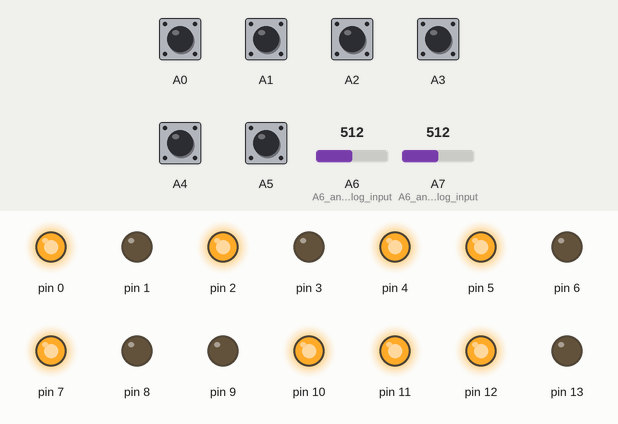
This program was run on a simulated Arduino Nano, built with avr-gcc and run on an emulated ATmega328P. Parts: output pins drawn as LEDs (lit = HIGH). The inputs (shaded band) are chosen by the test bench; at power-on: A0–5 HIGH, A6 (A6_and_7_are_analog_input) = 512, A7 (A6_and_7_are_analog_input) = 512.

Above: at 1.2 s.
1.3 s: A6 (A6_and_7_are_analog_input) set to 104
2.8 s: A6 (A6_and_7_are_analog_input) set to 89
At 3.4 s:
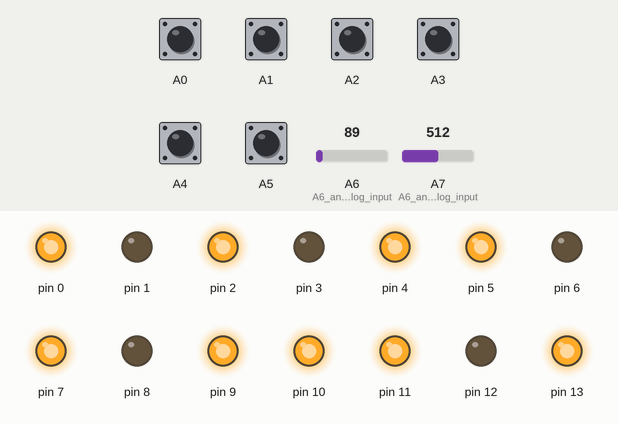
4.3 s: A7 (A6_and_7_are_analog_input) set to 107
5.8 s: A7 (A6_and_7_are_analog_input) set to 95
At 6.9 s:
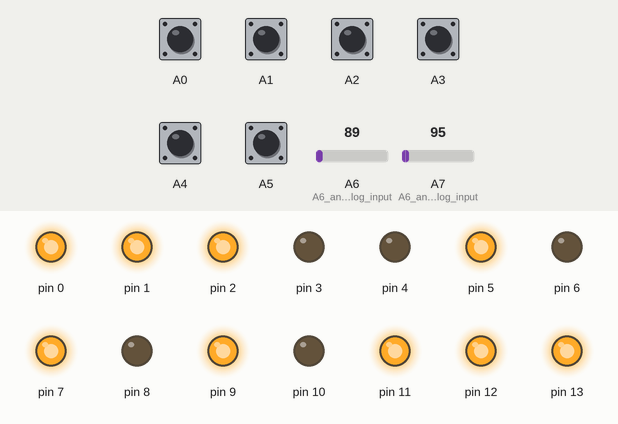
7.3 s: A0 pulled LOW for 0.15 s
At 7.37 s:
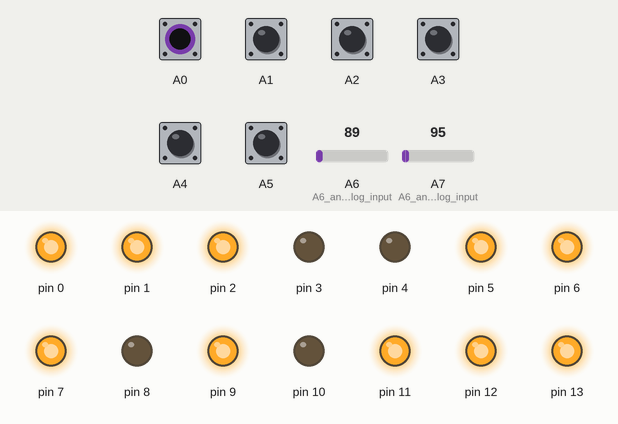
8.9 s: A1 pulled LOW for 0.15 s
At 8.97 s:
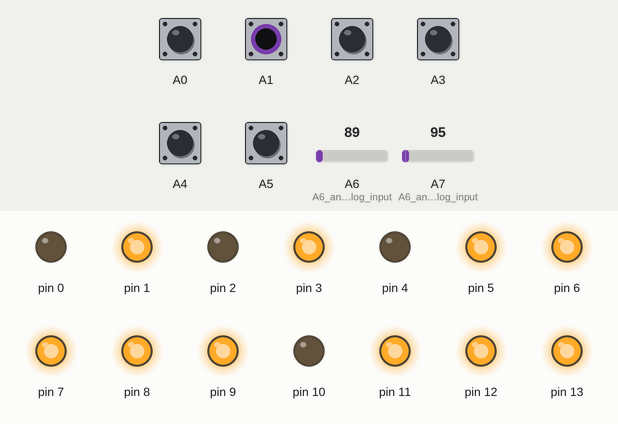
Timing chart, 0 to 11.5 s (numbered marks = the images above; inputs shaded):
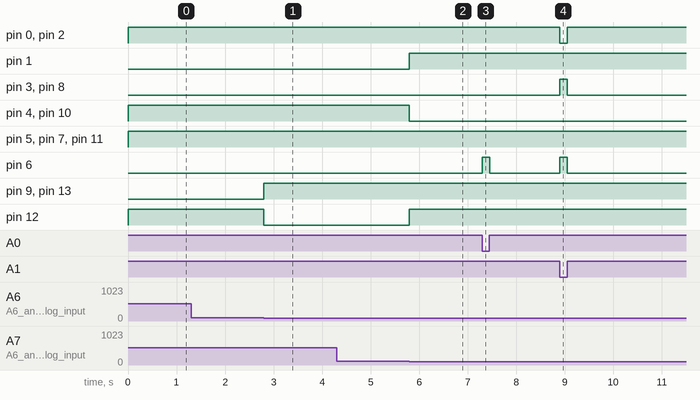

Measured:
- the behaviour switches between 100 and 99 on A6 (A6_and_7_are_analog_input) (found by bisection; images 0 and 1)
- the behaviour switches between 100 and 99 on A7 (A6_and_7_are_analog_input) (found by bisection; images 1 and 2)
- after the input at 1.3 s, every drawn part: stays the same
- after the input at 2.8 s, pin 9, pin 13: LOW → HIGH at once; pin 12: HIGH → LOW at once
- after the input at 4.3 s, every drawn part: stays the same
- after the input at 5.8 s, pin 1, pin 12: LOW → HIGH at once; pin 4, pin 10: HIGH → LOW at once
- after the input at 7.3 s, pin 6: LOW → HIGH at once, → LOW 0.15 s later
- after the input at 8.9 s, pin 0, pin 2: HIGH → LOW at once, → HIGH 0.15 s later; pin 3, pin 6, pin 8: LOW → HIGH at once, → LOW 0.15 s later

The program:

main.cpp
```cpp
#include <Arduino.h>

void setup() {
  Serial.end();
  pinMode(A0, INPUT_PULLUP);
  pinMode(A1, INPUT_PULLUP);
  pinMode(A2, INPUT_PULLUP);
  pinMode(A3, INPUT_PULLUP);
  pinMode(A4, INPUT_PULLUP);
  pinMode(A5, INPUT_PULLUP);
  pinMode(A6, INPUT); // A6 and 7 are analog input only without pullups...
  pinMode(A7, INPUT); // A6 and 7 are analog input only without pullups...
  for (uint8_t i = 0; i < 14; i++) {
    pinMode(i, OUTPUT);
  }
}
/*_       _  _       _   _  _   _   _   _       _      _  _
 | |   |  _| _| |_| |_  |_   | |_| |_| |_| |_  |   _| |_ |_
 |_|   | |_  _|   |  _| |_|  | |_|  _| | | |_| |_ |_| |_ |

  a
 f b
  g
 e c
  d
*/

void loop() {
  Serial.end();
  uint8_t digit0 = digitalRead(A4) << 0
                 | digitalRead(A5) << 1
                 | ((analogRead(A6) < 100) ? 0 : (1 << 2))
                 | ((analogRead(A7) < 100) ? 0 : (1 << 3));
  uint8_t digit1 = digitalRead(A0) << 0
                 | digitalRead(A1) << 1
                 | digitalRead(A2) << 2
                 | digitalRead(A3) << 3;


  pinMode(0, OUTPUT);
  pinMode(1, OUTPUT);
  // 0 and 1 are swapped
  digitalWrite(1, digit0 == 0x0 // left b
               || digit0 == 0x1
               || digit0 == 0x2
               || digit0 == 0x3
               || digit0 == 0x4
               || digit0 == 0x7
               || digit0 == 0x8
               || digit0 == 0x9
               || digit0 == 0xa
               || digit0 == 0xd);
  digitalWrite(0, digit1 == 0x0 // right f
               || digit1 == 0x4
               || digit1 == 0x5
               || digit1 == 0x6
               || digit1 == 0x8
               || digit1 == 0x9
               || digit1 == 0xa
               || digit1 == 0xb
               || digit1 == 0xc
               || digit1 == 0xe
               || digit1 == 0xf);
  digitalWrite(2, digit1 == 0x0 // right a
               || digit1 == 0x2
               || digit1 == 0x3
               || digit1 == 0x5
               || digit1 == 0x6
               || digit1 == 0x7
               || digit1 == 0x8
               || digit1 == 0x9
               || digit1 == 0xa
               || digit1 == 0xc
               || digit1 == 0xe
               || digit1 == 0xf);
  digitalWrite(3, digit1 == 0x0 // right b
               || digit1 == 0x1
               || digit1 == 0x2
               || digit1 == 0x3
               || digit1 == 0x4
               || digit1 == 0x7
               || digit1 == 0x8
               || digit1 == 0x9
               || digit1 == 0xa
               || digit1 == 0xd);
  digitalWrite(4, digit0 == 0x0 // left e
               || digit0 == 0x2
               || digit0 == 0x6
               || digit0 == 0x8
               || digit0 == 0xa
               || digit0 == 0xb
               || digit0 == 0xc
               || digit0 == 0xd
               || digit0 == 0xe
               || digit0 == 0xf);
  digitalWrite(5, digit1 == 0x0 // right e
               || digit1 == 0x2
               || digit1 == 0x6
               || digit1 == 0x8
               || digit1 == 0xa
               || digit1 == 0xb
               || digit1 == 0xc
               || digit1 == 0xd
               || digit1 == 0xe
               || digit1 == 0xf);
  digitalWrite(6, digit1 == 0x0 // right d
               || digit1 == 0x2
               || digit1 == 0x3
               || digit1 == 0x5
               || digit1 == 0x6
               || digit1 == 0x8
               || digit1 == 0x9
               || digit1 == 0xb
               || digit1 == 0xc
               || digit1 == 0xd
               || digit1 == 0xe);
  digitalWrite(7, digit1 == 0x2 // right g
               || digit1 == 0x3
               || digit1 == 0x4
               || digit1 == 0x5
               || digit1 == 0x6
               || digit1 == 0x8
               || digit1 == 0x9
               || digit1 == 0xa
               || digit1 == 0xb
               || digit1 == 0xd
               || digit1 == 0xe
               || digit1 == 0xf);
  digitalWrite(8, digit1 == 0x0 // right c
               || digit1 == 0x1
               || digit1 == 0x3
               || digit1 == 0x4
               || digit1 == 0x5
               || digit1 == 0x6
               || digit1 == 0x7
               || digit1 == 0x8
               || digit1 == 0x9
               || digit1 == 0xa
               || digit1 == 0xb
               || digit1 == 0xd);
  digitalWrite(9, digit0 == 0x0 // left d
               || digit0 == 0x2
               || digit0 == 0x3
               || digit0 == 0x5
               || digit0 == 0x6
               || digit0 == 0x8
               || digit0 == 0x9
               || digit0 == 0xb
               || digit0 == 0xc
               || digit0 == 0xd
               || digit0 == 0xe);
  digitalWrite(10, digit0 == 0x0 // left f
               || digit0 == 0x4
               || digit0 == 0x5
               || digit0 == 0x6
               || digit0 == 0x8
               || digit0 == 0x9
               || digit0 == 0xa
               || digit0 == 0xb
               || digit0 == 0xc
               || digit0 == 0xe
               || digit0 == 0xf);
  digitalWrite(11, digit0 == 0x2 // left g
               || digit0 == 0x3
               || digit0 == 0x4
               || digit0 == 0x5
               || digit0 == 0x6
               || digit0 == 0x8
               || digit0 == 0x9
               || digit0 == 0xa
               || digit0 == 0xb
               || digit0 == 0xd
               || digit0 == 0xe
               || digit0 == 0xf);
  digitalWrite(12, digit0 == 0x0 // left a
               || digit0 == 0x2
               || digit0 == 0x3
               || digit0 == 0x5
               || digit0 == 0x6
               || digit0 == 0x7
               || digit0 == 0x8
               || digit0 == 0x9
               || digit0 == 0xa
               || digit0 == 0xc
               || digit0 == 0xe
               || digit0 == 0xf);
  digitalWrite(13, digit0 == 0x0 // left c
               || digit0 == 0x1
               || digit0 == 0x3
               || digit0 == 0x4
               || digit0 == 0x5
               || digit0 == 0x6
               || digit0 == 0x7
               || digit0 == 0x8
               || digit0 == 0x9
               || digit0 == 0xa
               || digit0 == 0xb
               || digit0 == 0xd);
}
```
